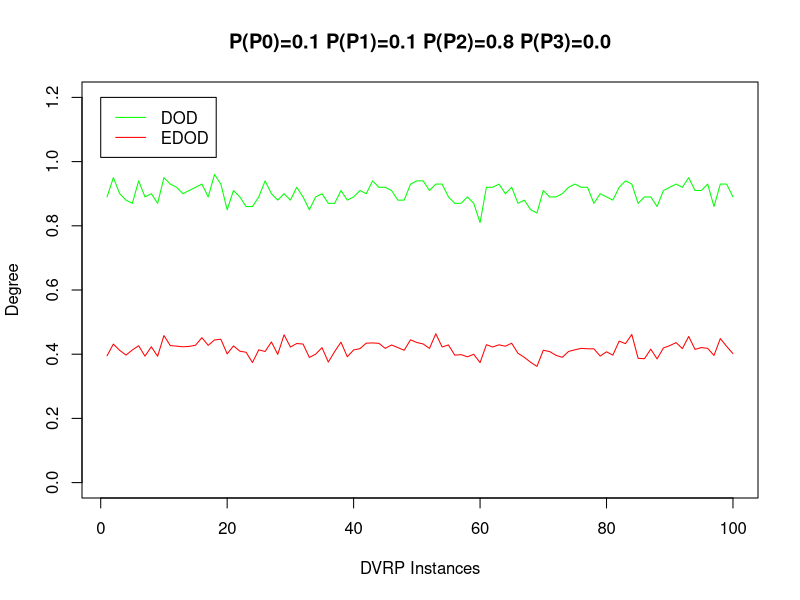

This chart was generated by the following R code:
dodX <- c(1:100)
dodY <- c(0.89,0.95,0.9,0.88,0.87,0.94,0.89,0.9,0.87,0.95,0.93,0.92,0.9,0.91,0.92,0.93,0.89,0.96,0.93,0.85,0.91,0.89,0.86,0.86,0.89,0.94,0.9,0.88,0.9,0.88,0.92,0.89,0.85,0.89,0.9,0.87,0.87,0.91,0.88,0.89,0.91,0.9,0.94,0.92,0.92,0.91,0.88,0.88,0.93,0.94,0.94,0.91,0.93,0.93,0.89,0.87,0.87,0.89,0.87,0.81,0.92,0.92,0.93,0.9,0.92,0.87,0.88,0.85,0.84,0.91,0.89,0.89,0.9,0.92,0.93,0.92,0.92,0.87,0.9,0.89,0.88,0.92,0.94,0.93,0.87,0.89,0.89,0.86,0.91,0.92,0.93,0.92,0.95,0.91,0.91,0.93,0.86,0.93,0.93,0.89)
edodX <- c(1:100)
edodY <- c(0.39507000000000003,0.4314300000000001,0.41204000000000013,0.39716,0.4132000000000001,0.42626,0.39391000000000004,0.42310000000000025,0.3936399999999999,0.45805999999999986,0.42689000000000005,0.4251099999999999,0.4230799999999999,0.42436,0.42784000000000005,0.4514599999999999,0.4276199999999999,0.44444,0.44662999999999975,0.40107000000000015,0.4258199999999999,0.4094599999999998,0.40592999999999996,0.37403000000000014,0.4135700000000002,0.40843,0.43808000000000014,0.39948999999999996,0.4604400000000001,0.4224000000000001,0.4332399999999999,0.43161,0.3899099999999999,0.40027999999999997,0.42034000000000005,0.3755199999999999,0.4081199999999999,0.4375200000000001,0.3920399999999999,0.4132199999999998,0.4172200000000001,0.43439000000000005,0.4350900000000001,0.43384000000000017,0.41813,0.42876000000000014,0.42060000000000014,0.4122799999999999,0.4449400000000001,0.4363699999999999,0.43189,0.4180800000000001,0.4637099999999998,0.42258,0.42883999999999994,0.39693000000000006,0.39868000000000003,0.39187,0.3998200000000001,0.3737899999999999,0.42961,0.42253,0.4292600000000001,0.4249,0.43410000000000004,0.40286000000000016,0.3902899999999999,0.37482000000000004,0.36199000000000014,0.4122200000000001,0.40826,0.39666,0.39025000000000026,0.40855,0.41370999999999997,0.41823000000000016,0.41689000000000015,0.41678,0.3942599999999999,0.4074800000000001,0.39696,0.44078,0.4328299999999997,0.4615599999999999,0.3870000000000001,0.38596999999999987,0.41567,0.3852599999999999,0.41946999999999995,0.4266300000000002,0.43614999999999987,0.41736000000000006,0.45525,0.41486999999999985,0.4208099999999999,0.41814000000000023,0.39614000000000005,0.44881,0.42437999999999987,0.40180000000000005)
plot(dodX, dodY, type="l", main="P(P0)=0.1 P(P1)=0.1 P(P2)=0.8 P(P3)=0.0", ylim=c(0,1.2), col="green", xlab="DVRP Instances", ylab="Degree")
lines(edodX, edodY, col="red")
legend(0,1.2,c("DOD", "EDOD"), col=c("green", "red"), lty=1)